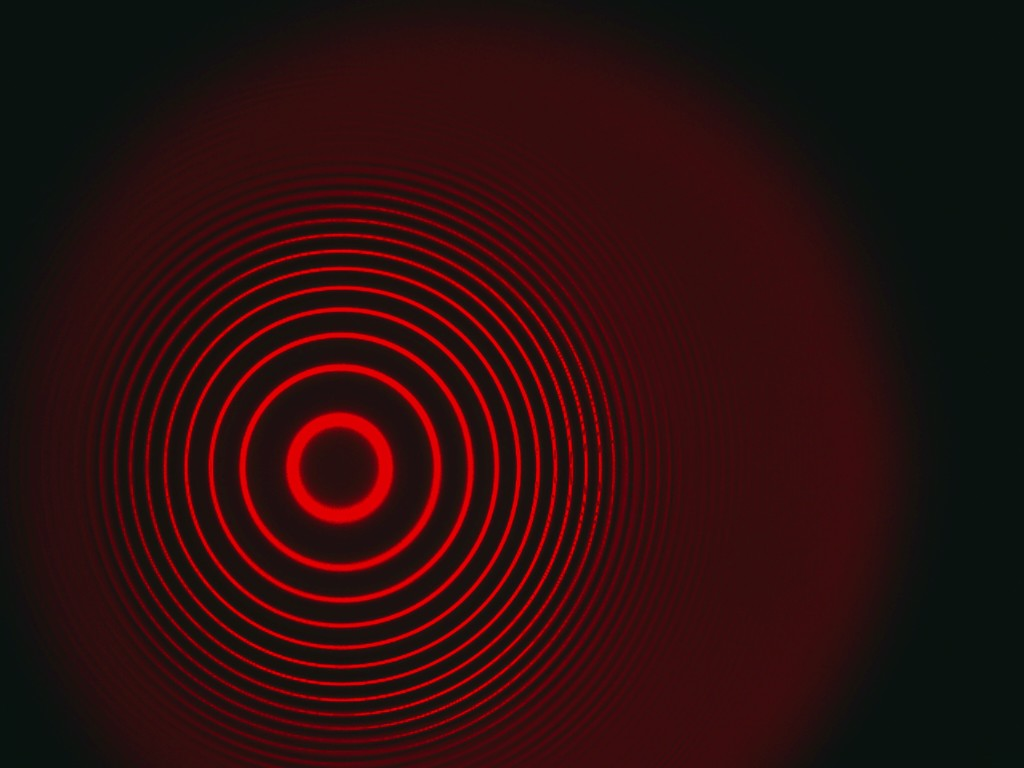
#> input picture 2/0,5.jpg, 1024 x 768 px
$ python new5.py
#> lines starting #> are read from the running program, lines starting #| are printed output that depends on the picture; after the words box and inside, x2 and y2 are one past the last pixel; in counts of white or black regions, pixels touching at a corner belong together
#> in __init__, raw_img is the input picture: shape (768, 1024, 3); mean B, G, R 13.7, 14, 45
#> in __init__, `gray = raw_img[:,:,2]`:
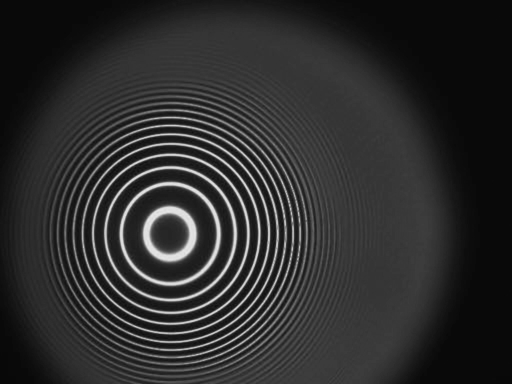
#> gray: shape (768, 1024) (shown at 1/2 size); min 7, max 234, mean 45
import cv2
import numpy as np
import matplotlib.pyplot as plt
from matplotlib.widgets import Button, RadioButtons, Slider
from scipy.signal import find_peaks, savgol_filter
from scipy.optimize import curve_fit
import os
from datetime import datetime

# =========================================================================
# 1. ФИЗИЧЕСКИЕ КОНСТАНТЫ (БЕЗ ИЗМЕНЕНИЙ)
# =========================================================================
d = 4.0e-3        # Толщина эталона (м)
n_ref = 1.4567    # Показатель преломления
h = 6.62607e-34   # Постоянная Планка
c = 2.99792e8     # Скорость света
mu_B_theor = 9.274e-24

# Калибровка (А -> мТл)
CALIB_I =  [0.0, 0.5, 0.8, 1.0, 1.5, 2.0, 2.5, 3.0, 3.5, 4.0, 5.0]
CALIB_B_mT = [0.0, 40,  80,  100, 150, 200, 250, 301, 340, 392, 473]

script_dir = os.path.dirname(os.path.abspath(__file__))

def current_to_B(I):
    return np.interp(I, CALIB_I, CALIB_B_mT) / 1000.0

# =========================================================================
# 2. АЛГОРИТМЫ ОБРАБОТКИ (БЕЗ ИЗМЕНЕНИЙ)
# =========================================================================

def auto_contrast(img_gray):
    clahe = cv2.createCLAHE(clipLimit=3.0, tileGridSize=(8,8))
    return clahe.apply(img_gray)
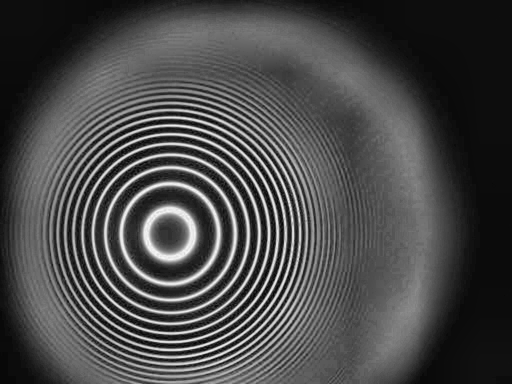
#> returned value: shape (768, 1024) (shown at 1/2 size); min 2, max 249, mean 72.9

def find_center_smart(img_gray):
    try:
        enhanced = auto_contrast(img_gray)
        blurred = cv2.GaussianBlur(enhanced, (11, 11), 0)
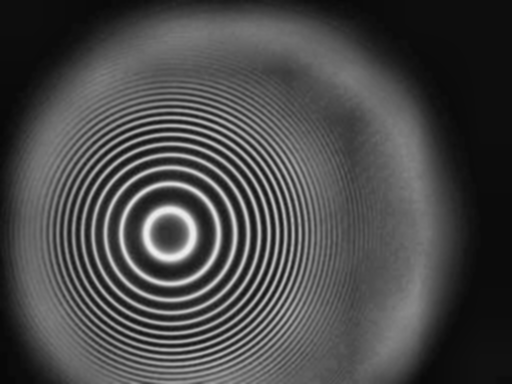
#> blurred: shape (768, 1024) (shown at 1/2 size); min 8, max 240, mean 72.9
        thresh = cv2.adaptiveThreshold(blurred, 255, cv2.ADAPTIVE_THRESH_GAUSSIAN_C,
                                       cv2.THRESH_BINARY, 51, 2)
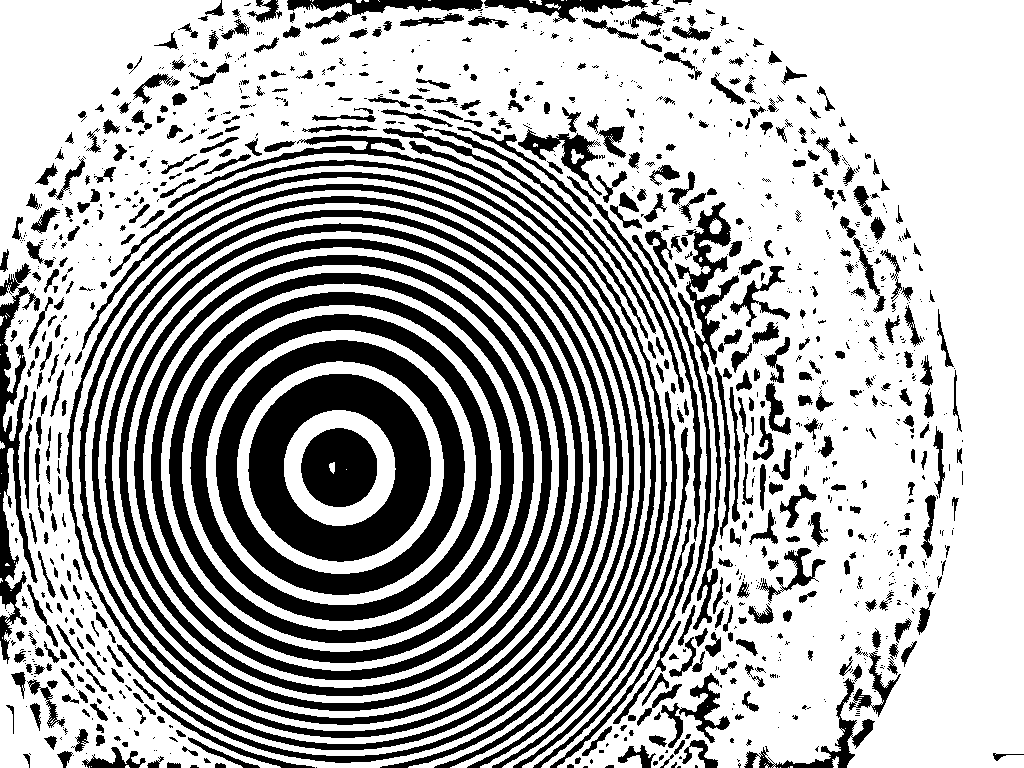
#> thresh: shape (768, 1024); 67.9% white; 1153 black regions (632 under 20 px)
        contours, _ = cv2.findContours(thresh, cv2.RETR_TREE, cv2.CHAIN_APPROX_SIMPLE)
#> contours = 2359 contours, 1750 with area under 20; largest, box (x1, y1, x2, y2) and area: (0, 0, 1024, 768) 743176, (65, 183, 624, 751) 247716, (72, 190, 617, 744) 236108, (78, 195, 611, 739) 226400, (85, 203, 604, 731) 214376

        cx_list, cy_list = [], []
        h, w = img_gray.shape

        for cnt in contours:
            if len(cnt) < 50: continue
            (x, y), r = cv2.minEnclosingCircle(cnt)
            if 40 < r < w/1.8:
                if abs(x - w/2) < w/4 and abs(y - h/2) < h/4:
                    cx_list.append(x); cy_list.append(y)
#> this loop made 2359 passes
#> cnt on passes 1 to 3: [[788, 767]], [[780, 767]], [[777, 767]]
#> after the loop, cx_list = 32 values, max 732.5 at index 0, min 338.8 at index 27, mean 417; cy_list = 32 values, max 467.5 at index 26, min 230 at index 30, mean 440
        if cx_list:
            return int(np.median(cx_list)), int(np.median(cy_list))
    except:
        pass
    return img_gray.shape[1]//2, img_gray.shape[0]//2

def get_profile(img, center):
    cX, cY = center
    Y, X = np.ogrid[:img.shape[0], :img.shape[1]]
    r_map = np.sqrt((X - cX)**2 + (Y - cY)**2)
    r_int = r_map.astype(int)
    max_r = int(np.max(r_int))
    tbin = np.bincount(r_int.ravel(), img.ravel(), minlength=max_r+1)
    nr = np.bincount(r_int.ravel(), minlength=max_r+1)
    profile = np.zeros_like(tbin, dtype=float)
    mask = nr > 0
    profile[mask] = tbin[mask] / nr[mask]
    return profile

def refine_peak(profile, idx):
    if idx <= 0 or idx >= len(profile) - 1: return idx
    y1, y2, y3 = float(profile[idx-1]), float(profile[idx]), float(profile[idx+1])
    denom = y1 - 2*y2 + y3
    if denom == 0: return idx
    return idx + (y1 - y3) / (2*denom)

def cluster_peaks(peaks, min_dist=5, max_dist=60):
    if len(peaks) == 0: return []
    groups = []
    current_group = [peaks[0]]
    last_valid_peak = peaks[0]

    for i in range(1, len(peaks)):
        curr = peaks[i]
        dist_from_last = curr - last_valid_peak

        if dist_from_last < min_dist:
            continue

        if curr - current_group[-1] < max_dist:
            current_group.append(curr)
            last_valid_peak = curr
        else:
            groups.append(current_group)
            current_group = [curr]
            last_valid_peak = curr

    groups.append(current_group)
    return groups

# =========================================================================
# 3. GUI ПРИЛОЖЕНИЕ (УЛУЧШЕННОЕ)
# =========================================================================
class LabApp:
    def __init__(self, file_list):
        self.data = []
        self.idx = 0
        self.mode = 'triplet'
        self.smooth_window = 5

        # Начальные значения параметров
        self.prominence = 1.0
        self.min_dist = 2.0
        self.max_dist = 40.0

        print("--- ЗАГРУЗКА ФАЙЛОВ ---")
        for name, I_val in file_list:
            path = os.path.join(script_dir, name)
            if not os.path.exists(path):
                print(f"❌ Файл не найден: {name}"); continue

            raw_img = cv2.imread(path)
            if raw_img is None:
                print(f"❌ Ошибка чтения: {name}"); continue
            gray = raw_img[:,:,2] # Используем красный канал, обычно он контрастнее для лазера

            processed_img = auto_contrast(gray)
            center = find_center_smart(gray)
#> center = (342, 466)

            self.data.append({
                'name': name, 'I': I_val, 'B': current_to_B(I_val),
                'img_raw': gray, 'img_proc': processed_img,
                'center': center, 'res': None
            })
            print(f"✅ OK: {name} (I={I_val} A)")

        if not self.data:
            print("Не загружено ни одного файла!")
            return

        # === ИНТЕРФЕЙС ===
        # Используем subplot_adjust чтобы оставить место снизу для контролов
        self.fig = plt.figure(figsize=(16, 9), facecolor='#f0f0f0')
        self.fig.canvas.manager.set_window_title('Лабораторная: Эффект Зеемана v2.0')
        self.fig.subplots_adjust(left=0.05, right=0.95, top=0.95, bottom=0.25, hspace=0.3, wspace=0.2)

        # Сетка для графиков
        gs = self.fig.add_gridspec(2, 2, height_ratios=[1, 0.8])

        self.ax_img = self.fig.add_subplot(gs[0, 0])
        self.ax_prof = self.fig.add_subplot(gs[0, 1])
        self.ax_table = self.fig.add_subplot(gs[1, 0])
        self.ax_final = self.fig.add_subplot(gs[1, 1])

        # === ПАНЕЛЬ УПРАВЛЕНИЯ (НИЗ) ===
        # Координаты: [left, bottom, width, height]

        # 1. Ползунки (настройки алгоритма)
        ax_sl_prom = plt.axes([0.1, 0.14, 0.35, 0.03])
        ax_sl_max  = plt.axes([0.1, 0.10, 0.35, 0.03])
        ax_sl_min  = plt.axes([0.1, 0.06, 0.35, 0.03])
        ax_sl_sm   = plt.axes([0.1, 0.02, 0.35, 0.03])

        self.sl_prom = Slider(ax_sl_prom, 'Порог (Prom)', 0.1, 10.0, valinit=self.prominence, valfmt='%.1f')
        self.sl_max = Slider(ax_sl_max, 'Макс. расст (Group)', 5.0, 100.0, valinit=self.max_dist, valfmt='%.1f px')
        self.sl_min = Slider(ax_sl_min, 'Мин. расст (Noise)', 0.1, 20.0, valinit=self.min_dist, valfmt='%.1f px')
        self.sl_smooth = Slider(ax_sl_sm, 'Сглаживание', 1, 21, valinit=5, valstep=2, valfmt='%d')

        self.sl_prom.on_changed(self.update_params)
        self.sl_max.on_changed(self.update_params)
        self.sl_min.on_changed(self.update_params)
        self.sl_smooth.on_changed(self.update_params)

        # 2. Навигация и Режим
        ax_prev = plt.axes([0.55, 0.12, 0.08, 0.05])
        ax_next = plt.axes([0.64, 0.12, 0.08, 0.05])
        self.btn_prev = Button(ax_prev, '< Назад')
        self.btn_next = Button(ax_next, 'Вперед >')
        self.btn_prev.on_clicked(self.prev_img)
        self.btn_next.on_clicked(self.next_img)

        ax_radio = plt.axes([0.55, 0.02, 0.17, 0.08], facecolor='#e0e0e0')
        self.radio = RadioButtons(ax_radio, ('Триплет', 'Дублет'))
        self.radio.on_clicked(self.change_mode)

        # 3. Кнопка сохранения
        ax_save = plt.axes([0.80, 0.05, 0.15, 0.10])
        self.btn_save = Button(ax_save, '💾 СОХРАНИТЬ\nОТЧЕТ', color='#d4edda', hovercolor='#c3e6cb')
        self.btn_save.on_clicked(self.save_report)

        # Подключаем клик по картинке для ручной центровки
        self.fig.canvas.mpl_connect('button_press_event', self.on_click)

        self.recalc_all()
        self.update_view()
        plt.show()

    def recalc_all(self):
        for i in range(len(self.data)): self.process_frame(i)
#> this loop made 6 passes
#> pass 1, in get_profile, `r_map = np.sqrt((X - cX)**2 + (Y - cY)**2)`:
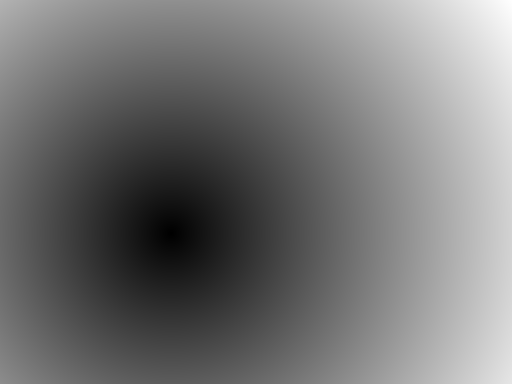
#> r_map: shape (768, 1024) float64 (shown at 1/2 size); min 0, max 825.2, mean 377.9; drawn with min black and max white

    def process_frame(self, i):
        d = self.data[i]
        raw_prof = get_profile(d['img_proc'], d['center'])

        win_len = int(self.smooth_window)
        if win_len < 3: win_len = 3
        if win_len % 2 == 0: win_len += 1
        prof = savgol_filter(raw_prof, win_len, 2)

        peaks_int, _ = find_peaks(prof, prominence=self.prominence, distance=max(1, int(self.min_dist/2)))
        peaks_sub = np.array([refine_peak(prof, p) for p in peaks_int])

        groups = cluster_peaks(peaks_sub, min_dist=self.min_dist, max_dist=self.max_dist)

        calc_data = []
        deltas_list, Deltas_list = [], []

        for k, group in enumerate(groups):
            group = np.array(group)
            r_sq = group**2

            delta = 0
            valid = False
            note = ""

            # --- ТРИПЛЕТ ---
            if self.mode == 'triplet':
                if len(group) == 3:
                    d1 = group[1]**2 - group[0]**2
                    d2 = group[2]**2 - group[1]**2
                    delta = (d1 + d2) / 2.0
                    valid = True
                elif len(group) == 2:
                    delta = (group[1]**2 - group[0]**2)
                    valid = False
                    note = "Слиплись (2)"
                else:
                    note = f"{len(group)} пика"

            # --- ДУБЛЕТ ---
            else:
                if len(group) == 2:
                    delta = (group[1]**2 - group[0]**2) / 2.0
                    valid = True
                elif len(group) > 2:
                    delta = (group[-1]**2 - group[0]**2) / 2.0
                    valid = False
                    note = "Лишний пик"
                else:
                    note = f"{len(group)} пика"

            Delta = None
            if k < len(groups) - 1:
                curr_mean = np.mean(group**2)
                next_mean = np.mean(np.array(groups[k+1])**2)
                Delta = next_mean - curr_mean

            if valid and Delta is not None:
                if delta > Delta * 0.9 or delta <= 0:
                    valid = False
                    note = "Err: d>D"
                else:
                    deltas_list.append(delta)
                    Deltas_list.append(Delta)

            calc_data.append({
                'k': k+1, 'delta': delta, 'Delta': Delta,
                'valid': valid, 'r_peaks': group, 'r2': r_sq, 'note': note
            })

        ratio, ratio_err = None, None
        if deltas_list:
            ratios = np.array(deltas_list) / np.array(Deltas_list)
            ratio = np.mean(ratios)
            if len(ratios) > 1:
                ratio_err = np.std(ratios, ddof=1) / np.sqrt(len(ratios))
            else:
                ratio_err = ratio * 0.05

        d['res'] = {'peaks': peaks_sub, 'prof': prof, 'raw_prof': raw_prof,
                    'calc_data': calc_data, 'ratio': ratio, 'ratio_err': ratio_err}

    # [7 lines left out: function update_params, not called in this run]

    def draw_final_graph(self):
        self.ax_final.clear()
        Bs, Rs, Errs = [], [], []
        for item in self.data:
            if item['res'] and item['res']['ratio'] and item['B'] > 0.005:
                Bs.append(item['B']); Rs.append(item['res']['ratio']); Errs.append(item['res']['ratio_err'])

        self.ax_final.set_xlabel("Поле B (Тл)"); self.ax_final.set_ylabel("delta / Delta")
        self.ax_final.grid(True, alpha=0.3)
        self.ax_final.set_title("Определение Магнетона Бора", fontsize=10)

        if len(Bs) > 1:
            Bs, Rs, Errs = np.array(Bs), np.array(Rs), np.array(Errs)
            def func(x, m): return m * x

            try: popt, pcov = curve_fit(func, Bs, Rs, sigma=Errs, absolute_sigma=True)
            except: popt, pcov = curve_fit(func, Bs, Rs)
            m = popt[0]; m_err = np.sqrt(np.diag(pcov))[0]

            mu_calc = m * (h * c) / (2 * d * n_ref)
            mu_err = m_err * (h * c) / (2 * d * n_ref)

            err_pct = (mu_err / mu_calc) * 100
            diff_pct = abs(mu_calc - mu_B_theor) / mu_B_theor * 100

            self.ax_final.errorbar(Bs, Rs, yerr=Errs, fmt='o', c='k', capsize=3, label='Эксп. точки')
            x_range = np.linspace(0, max(Bs)*1.1, 50)
            self.ax_final.plot(x_range, func(x_range, m), 'r--', label=f'Аппроксимация')

            res_txt = (f"$\\mu_B = {mu_calc/1e-24:.2f} \pm {mu_err/1e-24:.2f}$ ($10^{{-24}}$ Дж/Тл)\n"
                       f"Погрешность: {err_pct:.1f}%\nОтличие от теории: {diff_pct:.1f}%")
            self.ax_final.text(0.05, 0.95, res_txt, transform=self.ax_final.transAxes, ha='left', va='top',
                               bbox=dict(facecolor='white', alpha=0.9, boxstyle='round'), fontsize=9)
            self.ax_final.legend(loc='lower right', fontsize=8)

            curr = self.data[self.idx]
            if curr['res'] and curr['res']['ratio']:
                self.ax_final.scatter([curr['B']], [curr['res']['ratio']], s=150, edgecolors='b', facecolors='none', lw=2)
        else:
            self.ax_final.text(0.5, 0.5, "Недостаточно точек для графика", ha='center')

    def update_view(self):
        d = self.data[self.idx]
        res = d['res']

        self.ax_img.clear()
        self.ax_img.imshow(d['img_proc'], cmap='gray')
        self.ax_img.scatter(*d['center'], c='lime', marker='+', s=120, lw=2)
        self.ax_img.set_title(f"Файл: {d['name']} | I={d['I']} A | B={d['B']:.4f} Тл", fontsize=11, fontweight='bold')
        self.ax_img.axis('off')

        if res and res['calc_data']:
            for row in res['calc_data']:
                color = 'lime' if row['valid'] else 'red'
                for r in row['r_peaks']:
                    self.ax_img.add_patch(plt.Circle(d['center'], r, color=color, fill=False, lw=1))

        self.ax_prof.clear()
        if res:
            self.ax_prof.plot(res['raw_prof'], color='#ccc', lw=1, alpha=0.5, label='Сырой сигнал')
            self.ax_prof.plot(res['prof'], color='#2c3e50', lw=1.5, label='Фильтр')

            if res['calc_data']:
                for row in res['calc_data']:
                    if row['valid']:
                        rs = row['r_peaks']
                        y_h = np.max(res['prof'][rs.astype(int)])
                        self.ax_prof.plot(rs, [y_h]*len(rs), 'b-', lw=2)
                        lbl_x = np.mean(rs)
                        self.ax_prof.text(lbl_x, y_h*1.05, f"δ={row['delta']:.0f}", color='blue', ha='center', fontsize=8)

        self.ax_prof.set_title("Профиль интенсивности", fontsize=10)
        self.ax_prof.legend(fontsize=8)
        self.ax_prof.grid(True, alpha=0.3)

        self.ax_table.clear(); self.ax_table.axis('off')
        lines = [f"РЕЗУЛЬТАТЫ КАДРА ({self.mode.upper()})"]
        lines.append("-" * 55)
        lines.append(f"{'№':<3} {'delta':<10} {'Delta':<10} {'d/D':<8} {'Инфо'}")
        lines.append("-" * 55)

        if res and res['calc_data']:
            for row in res['calc_data']:
                d_val = f"{row['delta']:.1f}"
                D_val = f"{row['Delta']:.1f}" if row['Delta'] else "-"
                ratio = (row['delta']/row['Delta']) if (row['Delta'] and row['valid']) else 0
                ratio_str = f"{ratio:.3f}" if ratio > 0 else "-"
                status = "OK" if row['valid'] else (row['note'] if row['note'] else "❌")
                lines.append(f"{row['k']:<3} {d_val:<10} {D_val:<10} {ratio_str:<8} {status}")

            lines.append("-" * 55)
            if res['ratio']:
                err_pct = (res['ratio_err']/res['ratio'])*100
                lines.append(f"Среднее d/D: {res['ratio']:.4f} ± {res['ratio_err']:.4f}")
                lines.append(f"Относ. погр: {err_pct:.1f}%")
            else:
                lines.append("Нет валидных колец для расчета")
        else:
            lines.append("Пики не найдены")

        self.ax_table.text(0.02, 0.98, "\n".join(lines), family='monospace', va='top', fontsize=10)
        self.draw_final_graph()
        self.fig.canvas.draw_idle()

    # [101 lines left out: functions save_report, on_click, not called in this run]

    def change_mode(self, label):
        self.mode = 'triplet' if 'Триплет' in label else 'doublet'
        self.recalc_all(); self.update_view()

    def next_img(self, event):
        self.idx = (self.idx + 1) % len(self.data)
        self.update_view()

    def prev_img(self, event):
        self.idx = (self.idx - 1) % len(self.data)
        self.update_view()

if __name__ == "__main__":
    # Список файлов должен лежать в той же папке
    files_to_load = [
        ("0,5.jpg", 0.5), ("0,8.jpg", 0.8), ("1,1.jpg", 1.1),
        ("1,3.jpg", 1.3), ("1,5.jpg", 1.5), ("1,7.jpg", 1.7),
        ("1,9.jpg", 1.9), ("2,1.jpg", 2.1), ("2,3.jpg", 2.3), ("2,5.jpg", 2.5)
    ]
    app = LabApp(files_to_load)
#> in __init__, `plt.show()`:
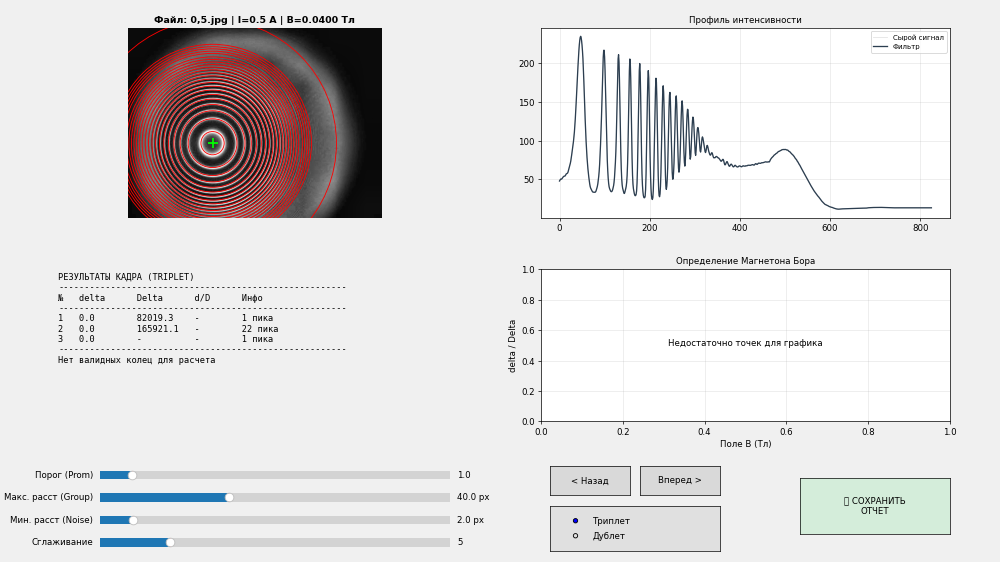
#> figure drawn by matplotlib, 7 panels; panel 2: curve peaks at x = 47, y = 234.9; panel 2: curve peaks at x = 47, y = 234.8
